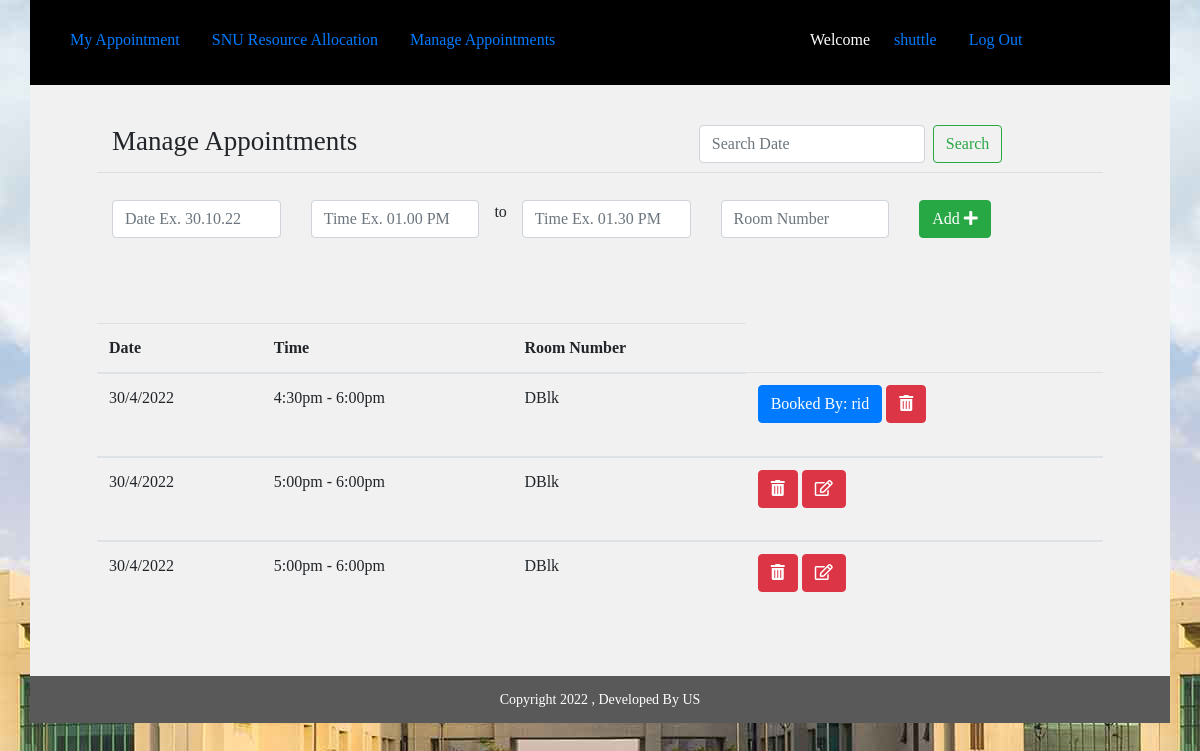
/teacher/create_appointment/ (signed in), run on the app's committed database.
### teacher/models.py (models this page shows, shortened)
class Appointment(models.Model):
	user=models.ForeignKey(settings.AUTH_USER_MODEL,blank=True, null=True,on_delete=models.DO_NOTHING)
	date=models.CharField(max_length=50)
	time_start=models.CharField(max_length=50)
	time_end=models.CharField(max_length=50)
	room_number=models.CharField(max_length=50)
	appointment_with=models.CharField(max_length=50,blank=True)
	update_time=models.DateField(auto_now=True, auto_now_add=False)
	frist_time=models.DateField(auto_now=False, auto_now_add=True)

### teacher/views.py (the view, shortened to what this page needs)
# urls.py: path('create_appointment/', views.teacher_appointment_list, name='teacher_appointment_list'),
def teacher_appointment_list(request):
	group_name=Group.objects.all().filter(user = request.user)# get logget user grouped name
	group_name=str(group_name[0]) # convert to string
	if "Teacher" == group_name:
		user_name=request.user.get_username()#Getting Username
		appointment_list = Appointment.objects.all().order_by("-id").filter(user=request.user)
		q=request.GET.get("q") #search start
		if q:
			appointment_list=appointment_list.filter(date__icontains=q)
		else:
			appointment_list = appointment_list #search end
		appointments= {
		    "query": appointment_list,
		    "user_name":user_name,
		    "form":AppointmentForm(),
		}
		form = AppointmentForm(request.POST or None)
		return render(request, 'teacher_create_appointment.html', appointments )
	else:
		return redirect('http://127.0.0.1:8000/')

### teacher/forms.py
class AppointmentForm(forms.ModelForm):
	class Meta:
		model=Appointment
		fields=[
		    "date",
		    "time_start",
		    "time_end",
		    "room_number",
		    "appointment_with"
		]

### templates/teacher_create_appointment.html (shortened to what this page needs)
{% extends 'common_teacher.html' %}
{% block common_teacher %}
   <div class="student">
           <div class="container">
          <div class="row min-height">
              <div class="col-sm-12">
                            <div class="row main_boder">
                                <div class="col-sm-7">
                                     <h3 class="appointmnet_list">Manage Appointments</h3>
                                </div>
                                <div class="col-sm-5">
                                      <form class="form-inline my-2 my-lg-0" method="GET" action="">
                                          <input class="form-control mr-sm-2" type="text" name="q" placeholder="Search Date" placeholder="Search With Name" aria-label="Search">
                                          <button class="btn btn-outline-success my-2 my-sm-0" type="submit" value="Search">Search</button>
                                       </form>
                                </div>
                            </div>
                          <form method="POST" action="">{% csrf_token %}
                               <div class="row" id="datepairExample">
                                  <div class="col">
                                    <input type="text" class="form-control date start"  name="{{form.date.name}}" required id="id_{{form.date.name}}" placeholder="Date Ex. 30.10.22 ">
                                  </div>
                                  <div class="col">
                                    <input type="text" class="form-control time start" name="{{form.time_start.name}}" required id="id_{{form.time_start.name}}" required placeholder="Time Ex. 01.00 PM">
                                  </div> to
                                  <div class="col">
                                    <input type="text" class="form-control time end" name="{{form.time_end.name}}" required id="id_{{form.time_end.name}}" required placeholder="Time Ex. 01.30 PM ">
                                  </div>
                                  <div class="col">
                                    <input type="text" class="form-control" name="{{form.room_number.name}}" required id="id_{{form.room_number.name}}" required placeholder="Room Number">
                                  </div>
                                  <div class="col">
                                    <button type="submit" class="btn btn-success">Add <i class="fas fa-plus"></i></button>
                                  </div>
                                </div>
                             </form>
                             <br>
      </div>
                             <table class="table">
                                       <thead>
                                        <tr>
                                          <th scope="col">Date</th>
                                          <th scope="col">Time</th>
                                          <th scope="col">Room Number</th>
                                        </tr>
                                      </thead>{% for appoint in query %}
                                      {% if appoint.appointment_with != '' %}
                                      <tbody>
                                        <tr>
                                          <td>{{appoint.date}}</td>
                                          <td>{{appoint.time_start}} - {{appoint.time_end}}</td>
                                          <td>{{appoint.room_number}}</td>
                                          <td><button title="Already booked, should be deletable" type="button" class="btn btn-primary">Booked By: {{appoint.appointment_with}}</button>
                                          <a href='{% url "appointment_delete" id=appoint.id %}'><button type="submit" class="btn btn-danger"><i class="fas fa-trash-alt"></i></button></a></td>
                                        </tr>
                                      </tbody>{% endif %}
                                      {% if appoint.appointment_with == '' %}
                                      <tbody>
                                        <tr>
                                          <td>{{appoint.date}}</td>
                                          <td>{{appoint.time_start}} - {{appoint.time_end}}</td>
                                          <td>{{appoint.room_number}}</td>
                                          <td><a href='{% url "appointment_delete" id=appoint.id %}'><button type="submit" class="btn btn-danger"><i class="fas fa-trash-alt"></i></button></a> <a href='{% url "teacher_appointment_update" id=appoint.id %}'><button type="submit" class="btn btn-danger"><i class="far fa-edit"></i></button></a></td>
                                        </tr>
                                      </tbody>{% endif %}
                                      {% endfor %}
                              </table>
              </div>
          </div>
      </div>
      <div class="footer">
           <div class="container">
          <div class="row">
              <div class="col-sm-12">
                             Copyright 2022 , Developed By US
              </div>
          </div>
      </div>
      </div>
{% endblock common_teacher %}

### templates/common_teacher.html
{% extends 'common.html' %}
{% block body %}
   <div class="container ">
   	<div class="row studnet_nav">
   	             <div class="col-sm-8">
						     <ul class="nav nav-pills">
								  <li class="nav-item">
								    <a class="nav-link" href='{% url "teacher_home"%}'>My Appointment</a>
								  </li>
								  <li class="nav-item">
								    <a class="nav-link" href='{% url "logout"%}'>SNU Resource Allocation</a>
								  </li>
								  <li class="nav-item">
								    <a class="nav-link" href='{% url "teacher_appointment_list"%}'>Manage Appointments</a>
								  </li>
							  </ul>
                  </div>
                 <div class="col-sm-4">
					     <ul class="nav nav-pills">
							  <li class="nav-item">
							    <p>Welcome </p>
							  </li>
							  <li class="nav-item">
							    <a class="nav-link" href="#">{{user_name}}</a>
							  </li>
							  <li class="nav-item">
							    <a class="nav-link" href='{% url "logout"%}'>Log Out</a>
							  </li>
						  </ul>
	       		 </div>
	  </div>
    </div>
    {% block common_teacher %}
    {% endblock common_teacher %}
{% endblock %}

### static/css/style.css (style rules this page uses)
.login { height: 723px; background: url(image/background.jpg); }
.row.studnet_nav { background: hsl(0, 0%, 16%); PADDING: 5PX; }
.row.studnet_nav { background: black; color: white; padding: 9px; padding-top: 20px; }
h3.appointmnet_list { padding: 19px 0px 10px 0px; font-weight: normal; font-size: 27px; }
.student .row { background: #f1f1f1; }
body { font-family: cursive;!important }
.footer .row { background: #595959; text-align: center; font-size: 14px; color: white; padding: 13px; }
li.nav-item p { padding: 8px; }
h3.appointmnet_list { padding: 19px 0px 6px 0px; margin-bottom: 27px; font-weight: normal; font-size: 27px; }
.min-height h3.appointmnet_list { padding: 0px 0px 6px 0px; margin-bottom: 9px; font-weight: normal; font-size: 27px; }
.row.min-height { background: #f1f1f1; padding: 20px 67px 36px 67px; }
.row.main_boder { margin-bottom: 27px; border-bottom: 1px solid #00000014; }
.row.min-height { background: #f1f1f1; padding: 40px 67px 36px 67px; min-height: 591px; }
.main_boder { border-bottom: 1px solid #00000014; }

### data on the page
Appointment: date "30/4/2022", time_start "4:30pm", time_end "6:00pm", room_number "DBlk", appointment_with "rid"
Appointment: date "30/4/2022", time_start "5:00pm", time_end "6:00pm", room_number "DBlk"
Appointment: date "30/4/2022", time_start "5:00pm", time_end "6:00pm", room_number "DBlk"

### other printed values
{{ user_name }} "shuttle"
